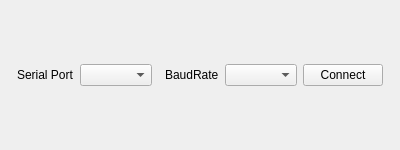
<?xml version="1.0" encoding="UTF-8"?>
<ui version="4.0">
 <class>ConnectionWidget</class>
 <widget class="QWidget" name="ConnectionWidget">
  <property name="geometry">
   <rect>
    <x>0</x>
    <y>0</y>
    <width>400</width>
    <height>150</height>
   </rect>
  </property>
  <property name="windowTitle">
   <string>Form</string>
  </property>
  <layout class="QGridLayout" name="gridLayout_2">
   <item row="0" column="0">
    <layout class="QGridLayout" name="gridLayout">
     <item row="0" column="4">
      <widget class="QLabel" name="label_2">
       <property name="text">
        <string>BaudRate</string>
       </property>
      </widget>
     </item>
     <item row="0" column="6">
      <widget class="QPushButton" name="ConnectPushButton">
       <property name="text">
        <string>Connect</string>
       </property>
      </widget>
     </item>
     <item row="0" column="5">
      <widget class="QComboBox" name="BaudRateComboBox"/>
     </item>
     <item row="0" column="2">
      <widget class="QComboBox" name="SerialPortComboBox"/>
     </item>
     <item row="0" column="1">
      <widget class="QLabel" name="label">
       <property name="text">
        <string>Serial Port</string>
       </property>
      </widget>
     </item>
     <item row="0" column="0">
      <spacer name="horizontalSpacer">
       <property name="orientation">
        <enum>Qt::Horizontal</enum>
       </property>
       <property name="sizeHint" stdset="0">
        <size>
         <width>40</width>
         <height>20</height>
        </size>
       </property>
      </spacer>
     </item>
     <item row="0" column="3">
      <spacer name="horizontalSpacer_2">
       <property name="orientation">
        <enum>Qt::Horizontal</enum>
       </property>
       <property name="sizeHint" stdset="0">
        <size>
         <width>40</width>
         <height>20</height>
        </size>
       </property>
      </spacer>
     </item>
     <item row="0" column="7">
      <spacer name="horizontalSpacer_3">
       <property name="orientation">
        <enum>Qt::Horizontal</enum>
       </property>
       <property name="sizeHint" stdset="0">
        <size>
         <width>40</width>
         <height>20</height>
        </size>
       </property>
      </spacer>
     </item>
    </layout>
   </item>
  </layout>
 </widget>
 <resources/>
 <connections/>
</ui>
